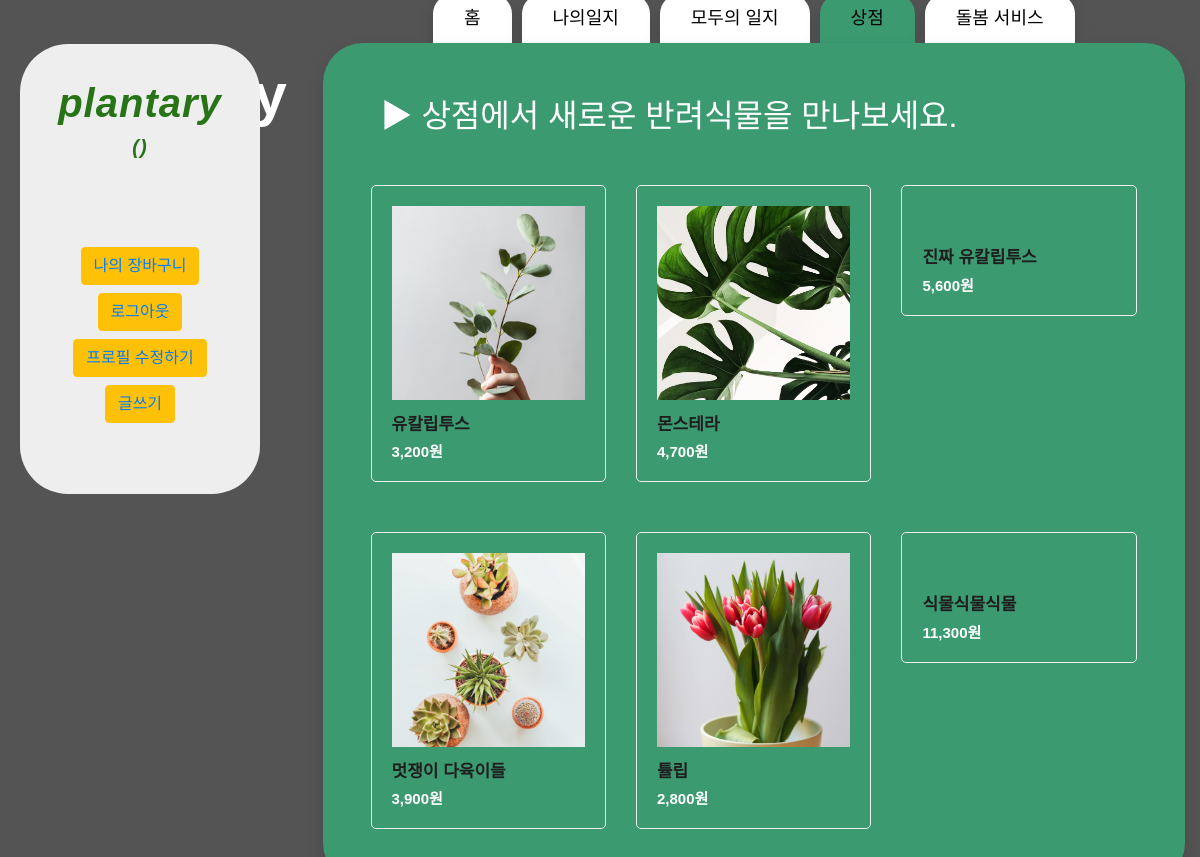
The page /store/ (signed in) on the database its author committed.
### store/models.py (models this page shows, shortened)
class Product(models.Model):
    objects = models.Manager()
    title = models.CharField(max_length=200)
    pub_date = models.DateField('date published')
    price = models.DecimalField(max_digits=10, decimal_places=0)
    body = models.TextField()
    images = models.ImageField(blank=True, upload_to="images/", null=True)

### store/views.py (the view)
# urls.py: path('', store.views.storemain, name='storemain'),
def storemain(request):
    products = Product.objects
    profile = Profile.objects.all()
    current_user = request.user
    return render(request, 'store.html', {'products':products, 'profile':profile, 'current_user':current_user})

### cart/context_processors.py (called while the page is built)
def counter(request):
    item_count = 0
    if 'admin' in request.path:
        return {}
    else:
        try:
            cart = Cart.objects.filter(cart_id=_cart_id(request))
            cart_items = CartItem.objects.all().filter(cart=cart[:1])
            for cart_item in cart_items:
                item_count += cart_item.quantity
        except Cart.DoesNotExist:
            item_count = 0
    return dict(item_count = item_count)

### cart/views.py (called while the page is built)
def _cart_id(request):
    cart = request.session.session_key
    if not cart:
        cart = request.session.create()
    return cart

### store/templates/store.html (shortened to what this page needs)
{% extends 'base.html' %}
{% load static %}
{% load humanize %}
{% block css %}
<link rel="stylesheet" href="{% static 'store/vendor/bootstrap/css/bootstrap.min.css' %}">
<link rel="stylesheet" href="{% static 'store/assets/css/tooplate-main.css' %}">
<link rel="stylesheet" href="{% static 'store/assets/css/owl.css' %}">
{% endblock %}
{% block tab %}
<a class="nav-link shadow" href="{% url 'home' %}">홈</a>
{% if user.is_authenticated %}
<a class="nav-link shadow" href="{% url 'mylist' %}" role="tab" aria-selected="false">나의일지</a>
{% endif %}
<a class="nav-link shadow" href="{% url 'ourdiary' %}" role="tab" aria-selected="false">모두의 일지</a>
<a class="nav-link shadow active" href="{% url 'storemain' %}" role="tab" aria-selected="false">상점</a>
<a class="nav-link shadow" href="{% url 'careservice' %}" role="tab" aria-selected="false">돌봄 서비스</a>
{% endblock %}
{% block contents %}
<h2 style="color: white; margin: 30px; margin-left: 10px;">▶ 상점에서 새로운 반려식물을 만나보세요.</h2>
<div class="row row-cols-1 row-cols-md-3">
   {% for product in products.all %}
    <div id="1" class="item new col-md-4">
      <a href="{% url 'productdetail' product.id %}">
        <div class="featured-item">
          {% if product.images %}
          <img src="{{ product.images.url }}" alt="">
          <h4>{{ product.title }}</h4>
          <h6>{{ product.price|intcomma }}원</h6>
          {% endif %}
        </div>
      </a>
    </div>
    {% endfor %}
  </div>
{% endblock %}

### project/templates/base.html (shortened to what this page needs)
{% load static %}
<!DOCTYPE html>
<html lang="en">
<head>
    <link rel="stylesheet" href="{% static 'css/style.css' %}">
    <link rel="stylesheet" href="https://cdn.jsdelivr.net/npm/bootstrap@4.5.3/dist/css/bootstrap.min.css"
>
    <link rel="stylesheet" href="{% static 'css/tooplate-style.css' %}">
    {% block css %}{% endblock %}
</head>
<body style="background-image: url('{% static 'img/background.png' %}');">
    <div class="hero-wrap js-fullheight">
        <a class="whitea" href="{% url 'home' %}" style="position: fixed; padding: 50px; color: white; font-weight: 900; font-size: 60px;"> Plantary</a>
    </div>
    <section class="justify-content-center ftco-search">
        <div class="row">
            <div class="col-3">
                <section style="position: fixed; margin-top: 50px; width: 20%; margin-left: 20px">
                    {% if user.is_authenticated %}
                    <div class="tm-banner-inner">
                        <h1 class="tm-banner-title">{{ user.username }}</h1>
                        <h5 class="tm-banner-title">({{ current_user.profile.nickname }})</h5>
                        <nav class="tm-main-nav">
                            <ul class="tm-main-nav-ul">
                                <button type="button" class="btn btn-warning mb-2"><a
                                    href="#">나의 장바구니</a></button>
                                <button type="button" class="btn btn-warning mb-2 whitea"><a
                                        href="javascript:{document.getElementById('logout').submit()}">로그아웃</a></button>
                                {% if user == current_user%}
                                <button type="button" class="btn btn-warning mb-2 whitea"><a
                                        href="{% url 'profile_update' %}">프로필 수정하기</a></button>
                                {% endif %}
                                <button type="button" class="btn btn-warning"><a href="{% url 'new' %}">글쓰기</a></button>
                            </ul>
                        </nav>
                    </div>
                    {% endif %}
                </section>
            </div>
            <div class="col-9">
                <div class="col-md-12 nav-link-wrap">
                    <div class="nav nav-pills justify-content-center text-center">
                        {% block tab %}
                        {% endblock %}
                    </div>
                </div>
                <div class="col-md-12 tab-wrap">
                    <div class="tab-content p-4 px-5 shadow h-100" style="border-radius: 40px; min-height: 700px">
                        {% block contents %}
                        {% endblock %}
                    </div>
                </div>
            </div>
        </div>
    </section>
</body>
</html>

### Main/static/css/tooplate-style.css (style rules this page uses)
ul { padding: 0; margin: 0; }
body { color: #000; font-family: 'Noto Sans KR', sans-serif; font-size: 18px; font-weight: 300; overflow-x: hidden; }
.tm-main-nav { margin-top: 40px; border-radius: 3rem; background-color: #EEEEEE; font-size: 1.3rem; }
.tm-main-nav-ul { text-align: center; -webkit-box-flex: 1; -webkit-flex: 1; -ms-flex: 1; flex: 1; display: -webkit-box; display: -webkit-flex; display: -ms-flexbox; display: flex; -webkit-box-orient: vertical; -webkit-box-direction: normal; -webkit-flex-direction: column; -ms-flex-direction: column; flex-direction: column; -webkit-box-align: center; -webkit-align-items: center; -ms-flex-align: center; align-items: center; -webkit-box-pack: center; -webkit-justify-content: center; -ms-flex-pack: center; justify-content: center; }
.tm-banner-inner { border-radius: 3rem; background-color: #EEEEEE; color: rgb(39, 116, 23); height: 100%; padding: 35px 35px 45px; text-align: center; display: -webkit-box; display: -webkit-flex; display: -ms-flexbox; display: flex; -webkit-box-orient: vertical; -webkit-box-direction: normal; -webkit-flex-direction: column; -ms-flex-direction: column; flex-direction: column; -webkit-box-align: center; -webkit-align-items: center; -ms-flex-align: center; align-items: center; -webkit-box-pack: center; -webkit-justify-content: center; -ms-flex-pack: center; justify-content: center; }
.tm-banner-title { font-family: 'Noto Sans KR', sans-serif; font-weight: 700; font-style: italic; font-size: 10; letter-spacing: 1px; text-transform: lowercase; }
.tm-main-nav { display: -webkit-box; display: -webkit-flex; display: -ms-flexbox; display: flex; height: 100%; padding: 40px 40px 10px 40px; }

### store/static/store/assets/css/tooplate-main.css (style rules this page uses)
body { font-family: 'Noto Sans KR', sans-serif; transition: all 0.5s; }
a { text-decoration: none!important; }
.featured-item { border-radius: 5px; border: 1px solid #eee; padding: 20px; transition: all 0.5s; margin-bottom: 30px; margin-top: 20px; }
.featured-item img { width: 100%; }
.featured-item h4 { font-size: 17px; font-weight: 700; color: #1e1e1e; margin-top: 15px; transition: all 0.5s; }
.featured-item h6 { color: #ffffff; font-size: 15px; font-weight: 700; margin-bottom: 0px; }

### rows shown on the page
Product: images (picture), title "유칼립투스", price "3,200"
Product: images (picture), title "몬스테라", price "4,700"
Product: title "진짜 유칼립투스", price "5,600"
Product: images (picture), title "멋쟁이 다육이들", price "3,900"
Product: images (picture), title "튤립", price "2,800"
Product: title "식물식물식물", price "11,300"

### other values the page prints
{{ user.username }} "plantary"
